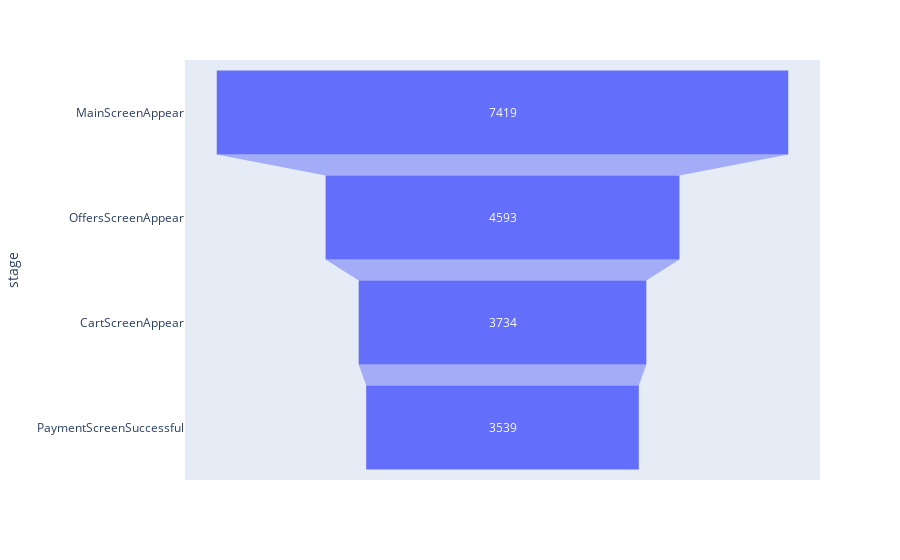

Source (notebook cell):
### Code cell
fun = dict(
    number=funnel['n_users'],
    stage=funnel['event_name'])
fig = px.funnel(fun, x='number', y='stage')
fig.show()

### Figure 1 — Plotly figure (JSON) as saved in the notebook; plotly's stock layout.template omitted (floating-point values rounded to 4 significant figures)
{"data": [{"hovertemplate": "number=%{x}<br>stage=%{y}<extra></extra>", "legendgroup": "", "marker": {"color": "#636efa"}, "name": "", "orientation": "h", "showlegend": false, "type": "funnel", "x": [7419, 4593, 3734, 3539], "xaxis": "x", "y": ["MainScreenAppear", "OffersScreenAppear", "CartScreenAppear", "PaymentScreenSuccessful"], "yaxis": "y"}], "layout": {"legend": {"tracegroupgap": 0}, "margin": {"t": 60}, "xaxis": {"anchor": "y", "domain": [0, 1], "title": {"text": "number"}}, "yaxis": {"anchor": "x", "domain": [0, 1], "title": {"text": "stage"}}}}
